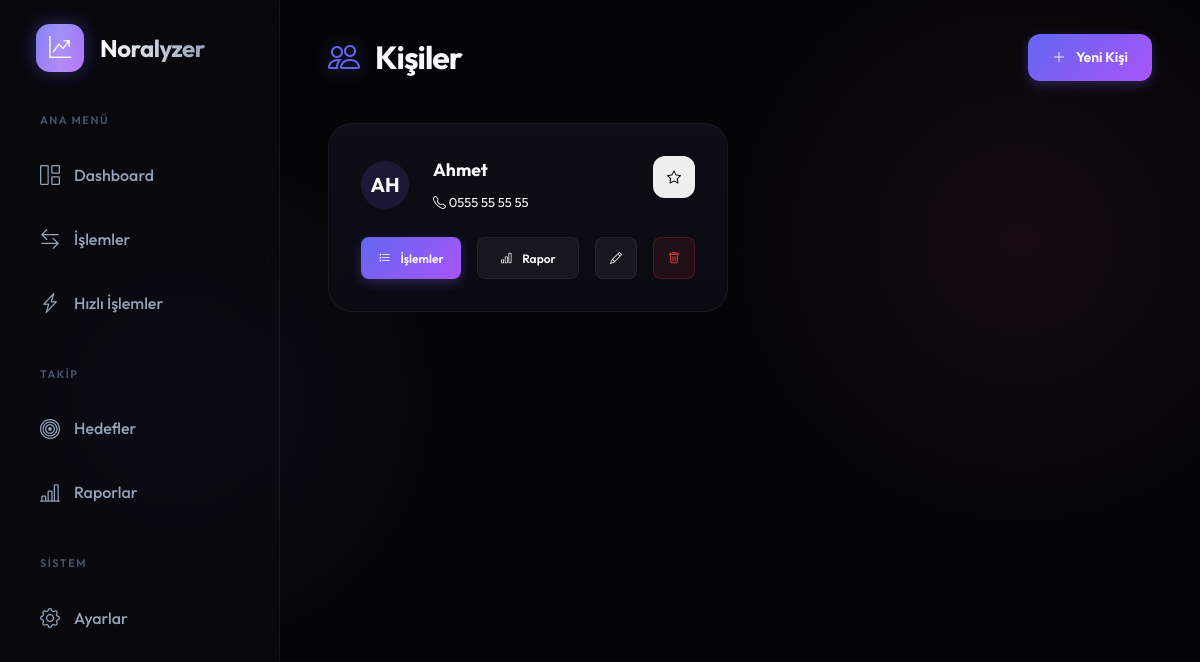
Before: /persons with the older database file.
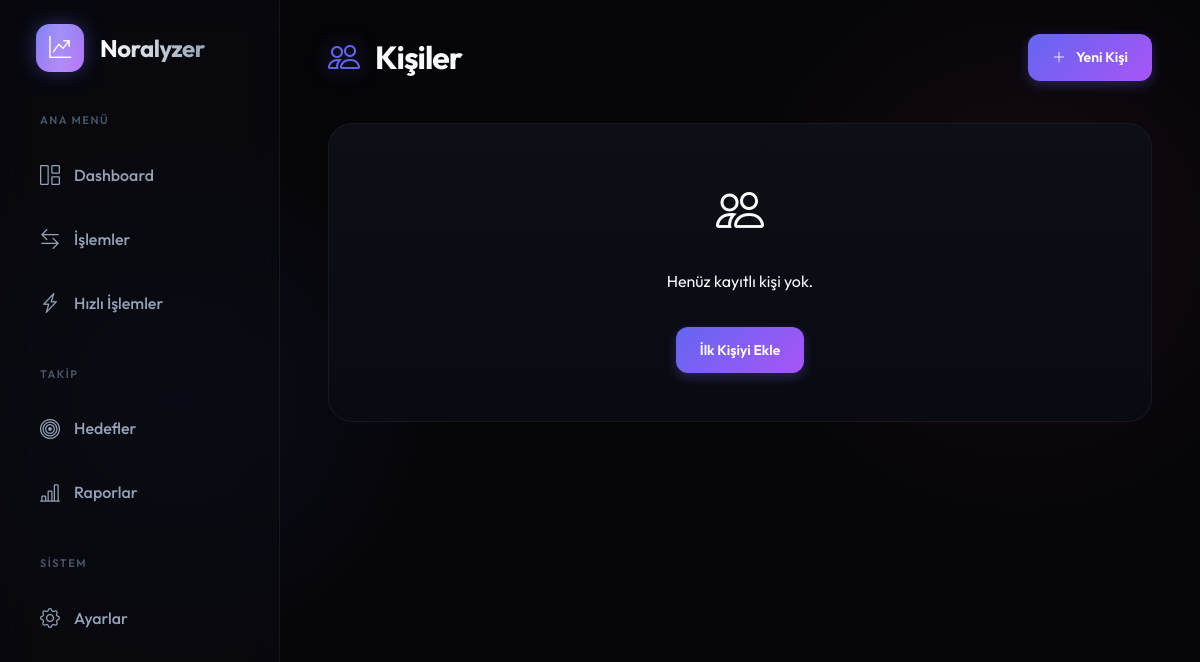
After: the same page with the newer database file.
### app.py (models this page shows)
class Person(db.Model):
    id = db.Column(db.Integer, primary_key=True)
    name = db.Column(db.String(100), nullable=False)
    phone = db.Column(db.String(20))
    note = db.Column(db.Text)
    is_favorite = db.Column(db.Boolean, default=False)
    created_at = db.Column(db.DateTime, default=datetime.utcnow)

### app.py (the view)
@app.route('/persons')
def persons():
    persons = Person.query.order_by(Person.is_favorite.desc(), Person.name).all()
    return render_template('persons.html', persons=persons)

### templates/persons.html (shortened to what this page needs)
{% extends "base.html" %}
{% block content %}
<div class="page-header">
    <h1 class="page-title"><i class="bi bi-people"></i> Kişiler</h1>
    <a href="{{ url_for('persons.add_person') }}" class="btn btn-primary"><i class="bi bi-plus-lg"></i> Yeni Kişi</a>
</div>
<div class="grid-responsive">
    {% for person in persons %}
    <div class="card h-100">
        <div class="card-body d-flex flex-column gap-3">
            <div class="d-flex justify-between align-start">
                <div class="d-flex gap-3 align-center">
                    <div class="avatar-placeholder rounded-circle bg-primary-subtle text-primary d-flex align-center justify-center font-weight-bold" style="width: 48px; height: 48px; font-size: 1.25rem;">
                        {{ person.name[:2].upper() }}
                    </div>
                    <div>
                        <h3 class="mb-1" style="font-size: 1.1rem;">{{ person.name }}</h3>
                        {% if person.phone %}
                        <p class="text-muted text-sm"><i class="bi bi-telephone me-1"></i> {{ person.phone }}</p>
                        {% endif %}
                    </div>
                </div>
                <button class="btn btn-icon btn-text {{ 'text-warning' if person.is_favorite else 'text-muted' }}" onclick="toggleFavorite({{ person.id }})">
                    <i class="bi {{ 'bi-star-fill' if person.is_favorite else 'bi-star' }}" id="star-{{ person.id }}"></i>
                </button>
            </div>
            <div class="d-flex gap-2 mt-auto">
                <a href="{{ url_for('persons.owner_report', id=person.id) }}" class="btn btn-primary btn-sm flex-1"><i class="bi bi-list-task"></i> İşlemler</a>
                <a href="{{ url_for('persons.person_report', id=person.id) }}" class="btn btn-secondary btn-sm flex-1"><i class="bi bi-bar-chart"></i> Rapor</a>
                <a href="{{ url_for('persons.edit_person', id=person.id) }}" class="btn btn-secondary btn-icon btn-sm"><i class="bi bi-pencil"></i></a>
                <form action="{{ url_for('persons.delete_person', id=person.id) }}" method="POST" onsubmit="return confirm('Silmek istediğinize emin misiniz?')" style="display:inline;">
                    <button type="submit" class="btn btn-danger btn-icon btn-sm"><i class="bi bi-trash"></i></button>
                </form>
            </div>
        </div>
    </div>
    {% else %}
    <div class="card" style="grid-column: 1 / -1;">
        <div class="card-body text-center py-5">
            <div class="empty-state">
                <i class="bi bi-people" style="font-size: 48px; margin-bottom: 20px; display: block;"></i>
                <p class="text-muted mb-4">Henüz kayıtlı kişi yok.</p>
                <a href="{{ url_for('persons.add_person') }}" class="btn btn-primary">İlk Kişiyi Ekle</a>
            </div>
        </div>
    </div>
    {% endfor %}
</div>
{% endblock %}

Changed rows visible on the page:
removed Person: name "AH", name "Ahmet", phone "0555 55 55 55", is_favorite False (drawn)
Other visible differences:
text now shown: "Henüz kayıtlı kişi yok. İlk Kişiyi Ekle"
